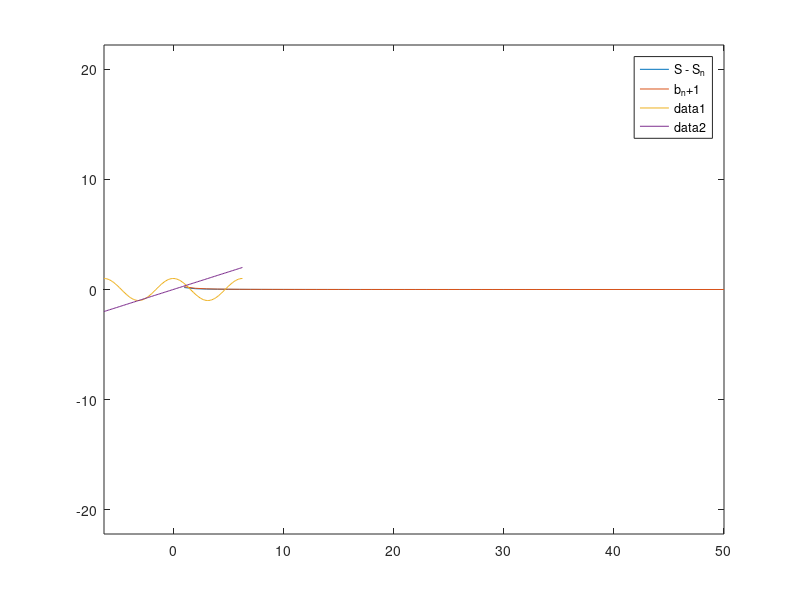

MATLAB code for this plot: (Note: this script raises an error after producing the figure.)
%1 +
%2 +
%3 +
%4 +
%5 ?
%6 ?
%7 
%8 +
%9 +
%10
%%
%Task #3_1
%Оценка следует из следствия из теоремы Лейбница: abs(S - S_n) < b_n+1
f = @(n) ((-1).^n)./(n.^2);
S = -(pi.^2)./12;
n = 50;
S_n_m = zeros(1,n);
S_n = 0;
S_d = zeros(1,n);
for i = 1:n
    S_n = S_n + f(i);
    S_n_m(i) = S_n;
    S_d(i) = f(i+1);
end    
%plot(1:n,S - S_n_m,1:n,S_d);
plot(1:n,abs(S - S_n_m),1:n,abs(S_d));
legend('S - S_n','b_n+1');

%%
%Task #3_2
x = linspace(-2*pi,2*pi,100);
f = @(x) cos(x) - x./pi;
hold on
plot(x,cos(x),x,x./pi);
axis equal;
[x,y] = ginput();
for i = 1:numel(x)
   x_s = fzero(f,x(i));
   plot(x_s,cos(x_s),'r.','MarkerSize',20);
   disp('Корень:');
   disp(x_s);
   disp('Невязка:');
   disp(abs(cos(x_s) - cos(x(i))));
end    
hold off
%%
%Task #3_3
eps = 0.00001;
f = @(x) (abs(x) > eps).*x.*sin(1./x);
a = 3;
n = 100;
x = linspace(-a,a,n);
x_s_m = zeros(1,n);
for i = 1:n
    if abs(x(i)) > 1
    x_s_m(i) = (x(i)/abs(x(i))).*0.3183;    
        
    else    
    x_s_m(i) = fzero(f,x(i));

    end    
end    
    plot(x,x_s_m);
%%
%Task 3_4'
t0 = 0;
t1 = 1;
b = -1/2;
c = 1/3;
speed_x = 10;
speed_y = 10;

alpha = 1;
f = @(x) (1 - (x).^2 ).^(1/2);
x = linspace(-1,1,100);
hold on 
plot(x,f(x),'r',x,-f(x),'r');
axis equal;
hold off
flag = 1;
nFrames = 200;
mov(1:nFrames) = struct('cdata',[],'colormap',[]);
v_s_b = [speed_x - b, speed_y - c];

while flag 
    options = odeset('Events', @myEventsFcn);
    [t, y, te, ye, ie]  = ode45(@(t,y) odefcn(t,y),[t0 t1],[b c speed_x speed_y],options);
    n = numel(y(:,1));
    y_x = y(:,1);
    y_y = y(:,2);
    
    for i = 1:n
        %hold on
        plot(x,f(x),'r',x,-f(x),'r',y_x(i),y_y(i),'r.','MarkerSize',20);
        axis equal;
        %hold off
        % plot(y_x(i),y_y(i),'r.','MarkerSize',20);
        %hold off
        mov(i) = getframe();
    end
    
   
   if ((size(te))~=0)
        t0 = te;
   else
        t0 = t1;
        flag = 0;
   end
   if (size(ye)~=0)
       y = @(x) (ye(2)/ye(1))*x;
       eps_x = 0.0001;
       x_eps = ye(1) - (ye(1)/abs(ye(1)))*eps_x;
       y_eps = y(x_eps);
       b = x_eps;
       c = y_eps;
       e_1 = [ye(1), ye(2)];
       e_2 = [-ye(2), ye(1)];
       
       v_s = e_2*dot(e_2,v_s_b) - e_1*dot(e_1,v_s_b)./alpha;
       speed_x = v_s(1);
       speed_y = v_s(2);
       %v_s_b = [speed_x, speed_y];
       v_s_b = v_s;
   end    
       
end
   
    
    
   

%%
%Task #3_4
%по-другому направить скорость.
t0 = 0;
t1 = 2;
b = -1/3;
c = 1/3;
speed_x = 100;
speed_y = 1;
spdy = speed_y;
alpha = 5;
f = @(x) (1 - (x).^2 ).^(1/2);
x = linspace(-1,1,100);
hold on 
plot(x,f(x),'r',x,-f(x),'r');
axis equal;
hold off
flag = 1;
spd = (speed_x.^2 + speed_y.^2).^(1/2);
nFrames = 200;
mov(1:nFrames) = struct('cdata',[],'colormap',[]);
l = 0;
while flag 
    options = odeset('Events', @myEventsFcn);
    [t, y, te, ye, ie]  = ode45(@(t,y) odefcn(t,y),[t0 t1],[b c speed_x speed_y],options);
    n = numel(y(:,1));
    y_x = y(:,1);
    y_y = y(:,2);
    
    for i = 1:n
        %hold on
        plot(x,f(x),'r',x,-f(x),'r',y_x(i),y_y(i),'r.','MarkerSize',20);
        axis equal;
        %hold off
        % plot(y_x(i),y_y(i),'r.','MarkerSize',20);
        %hold off
        mov(i) = getframe();
    end
    
   %disp(ye);
   %disp(t0); 
   if ((size(te))~=0)
        t0 = te;
   else
        t0 = t1;
        flag = 0;
   end
   if (size(ye)~=0)
        
        if (l == 0)
            v_1 = ye(1) - b;
            v_2 = ye(2) - c;
        else
            v_1 = ye(1) - b1;
            v_2 = ye(2) - c1;
        end    
        l = 1;
        v_1_n = ye(2)/ye(1);
        v_2_n = 1;
        angle =  calAngleBetweenVectors([v_1,v_2],[v_1_n,v_2_n]);
        b1 = ye(1);
        c1 = ye(2);
        if ((angle > 0.01) && (angle < 3.13) && (angle < 1.55) && (angle > 1.57))
            disp(angle);
            disp('k');
            y = @(x) (ye(2)/ye(1))*x;
            eps_x = 0.0001;
            x_eps = ye(1) - (ye(1)/abs(ye(1)))*eps_x;
            y_eps = y(x_eps);
            b = x_eps;
            c = y_eps;
            %b = ye(1) - (ye(1))*0.0001./abs(ye(1));
            %c = ye(2) - (ye(2))*0.0001./abs(ye(2));
            spd = spd/alpha;
            speed_x = -(cos(angle)/abs(cos(angle)))*spd*ye(1);
            %speed_x = -(cos(angle)/abs(cos(angle)))*speed_x/alpha;
            speed_y = -(sin(angle)/abs(sin(angle)))*speed_y;
            %speed_y = -(sin(angle)/abs(sin(angle)))*spd*ye(2);
        else
            y = @(x) (ye(2)/ye(1))*x;
            spd = spd/alpha;
            eps_x = 0.001;
            x_eps = ye(1) - (ye(1)/abs(ye(1)))*eps_x;
            y_eps = y(x_eps);
            b = x_eps;
            c = y_eps;
            %b = ye(1) - (ye(1))*0.0001./abs(ye(1));
            %c = ye(2) - (ye(2))*0.0001./abs(ye(2));
            speed_x = -spd*ye(1);
            speed_y = -spd*ye(2);
            
        end    
       
   end   
       
    
    
    % speed_x =  -spd*(ye(1) - 0.001);
   % speed_y =  spd*(ye(2) - 0.001);
    
   if abs(spd) < 0.01
        disp('flag_exit');
        flag = 0; 
    end    
end

%%
%Task #3_5
alpha = 1;%1 1 0  1 кф рождаемости жертв
gamma = 1;%0 1 1  1 кф убыли хищников
beta = 1;%1 3 3  1 кф убийств жертв
delta = 0;%1 5 1  0 кф воспроизводства хищников
tspan = [0 2];
y0 = [1,2]; %[1 2]
[t,y] = ode45(@(t,y) odefcn_5(t,y,alpha,beta,gamma,delta),tspan,y0);
y_t = @(t) exp(exp(t) - t - 1)*2;
x_t = @(t) exp(t);

hold on

plot(t,y(:,1),t,y(:,2));
plot3(t,y(:,1),y(:,2));
%disp(y(:,1) - x_t(t));
%plot(t,y_t(t),t,x_t(t));
legend('жертва','хищник','integral curve','хищник аналит.','жертва аналит.');
hold off
view(3);

%%
%Task #3_6
a11 = 2;  %2 k -1 c -2 f -2 s 1 dk
a12 = 1;   %1    2    5    1   0  
a21 = 1;  %1   -1   -1    1   0 
a22 = 1;   %1    1    1    1   1
n = 60;
t = linspace(0, 2*pi,n);

r = 1/2;
%1)[0 10] n = 60 r = 1/2 2)[0 10] как в 3 3)[0 10] n = 25 r = 1/2 4)[0 10]
%n = 50 r = 1/2 5) [0 10] n = 40 r = 1/2
hold on           
for i = 1:n
   
    
       
           y0 = r.*[cos(t(i)),sin(t(i))];
           tspan = [0 10];
    
           [t,y] = ode45(@(t,y) odefcn_6(t,y,a11,a12,a21,a22),tspan,y0);
           n_q = numel(y(:,1));
  
           
    
           step = 2;
           n_q = fix(n_q/step)*step;
    
            for l = 1:step:n_q - step
                 leng = ((y(l - 1 + step,1) - y(l,1)).^2 + (y(l - 1 + step,2) - y(l,2)).^2).^(1/2);
                 q = quiver(y(l,1),y(l,2),(y(l - 1 + step,1) - y(l,1))/leng,(y(l - 1 + step,2) - y(l,2))/leng,'Color','blue'); 
                 %q.LineWidth = 1;
            end    
   
            plot(y(:,1),y(:,2),'r');
      
     
  
    
   
end
axis([-2 2 -2 2]);
hold off
%%

%Task #3_7_1'
clc
clear
hold on
n = 10;
xx = linspace(-5,5);
yy = linspace(-5,5);
[x_1, y_1] = meshgrid(xx,yy);
u = y_1 - x_1 +x_1.*y_1;
v = x_1 - y_1 - x_1.^2 - y_1.^3;
q = quiver(x_1,y_1,u,v);
x_p = linspace(0,2*pi,n);
axis equal;
for i = 1:n
y0 = [5*cos(x_p(i)),5*sin(x_p(i))];
tspan = [-10 10];
[t, y] = ode45(@(t,y) odefcn_7_11(t,y),tspan,y0);
plot(y(:,1),y(:,2));



end

hold off

%%
%Task #3_7_1'

n = 10;
xx = linspace(-3,3);
yy = linspace(-3,3);
[x_1, y_1] = meshgrid(xx,yy);
u = y_1 - x_1 +x_1.*y_1;
v = x_1 - y_1 - x_1.^2 - y_1.^3;
hold on
%q = quiver(x_1,y_1,u,v);
hold off
x_p = linspace(0,2*pi - 0.001,n);
axis equal;
r = 1;
for i = 1:n
   y0 = r.*[cos(x_p(i)),sin(x_p(i))];
   r = r + 1;
   tspan = [0 1];
   [t, y] = ode45(@(t,y) odefcn_7_1(t,y),tspan,y0);
   hold on 
   plot(y(:,1),y(:,2));
   hold off 
    
    
end


%%
%Task #3_7_1
% 1 - 924 x^2 + y^2 уст
% 2 - x*y не уст в 1й четверти
f_l = @(x,y) x.^2 + y.^2;
[xx, yy] = meshgrid(-0.5:0.1:3.5,0.1:0.1:5);
f_l_v = f_l(xx,yy);
hold on
contour(xx,yy,f_l_v);
for j = -0.5:0.2:0.5
    for k = 0.1:0.2:5
        y0 = [j,k];
        tspan = [0 1];
        [t, y] = ode45(@(t,y) odefcn_7_1(t,y),tspan,y0);
        n_q = numel(y(:,1));
        step = 8;
        plot(y(:,1),y(:,2),'red');
        n_q = fix(n_q/step)*step;  
        c_i = 0.01;
        for l = 1:step:n_q - step
            leng = ((y(l - 1 + step,1) - y(l,1)).^2 + (y(l - 1 + step,2) - y(l,2)).^2).^(1/2);
            if y(l,2) > 3 
                r = 0;
                b = 1;
                g = 0;
            else 
                if y(l,2) > 2
                r = 1;
                b = 1;
                g = 0;
                else
                    r = 0;
                    b = 1;
                    g = 0;
                end
            end    
            q = quiver(y(l,1),y(l - 1 + step,2),(y(l - 1 + step,1) - y(l,1))/leng,(y(l - 1 + step,2) - y(l,2))/leng,'Color',[r g b]); 
            %c_i = c_i + 0.2;
            %q.LineWidth = 1;
        end    
    end
end    
hold off
%%
%Task #3_7_2
f_l = @(x,y) x.*y;
[xx, yy] = meshgrid(-1:0.1:3.5,-0.5:0.1:5);
f_l_v = f_l(xx,yy);
hold on
contour(xx,yy,f_l_v);
n = 50;
x_m = linspace(0,2*pi,n);
for i = 1:n
        
        y0 = [sin(x_m(i)),cos(x_m(i))];
        tspan = [0.25, 0.81];
        [t, y] = ode45(@(t,y) odefcn_7_2(t,y),tspan,y0);
        n_q = numel(y(:,1));
        step = 10;
        plot(y(:,1),y(:,2),'r');
        n_q = fix(n_q/step)*step;    
        for l = 1:step:n_q - step
            leng = ((y(l - 1 + step,1) - y(l,1)).^2 + (y(l - 1 + step,2) - y(l,2)).^2).^(1/2);
            q = quiver(y(l,1),y(l - 1 + step,2),(y(l - 1 + step,1) - y(l,1))/leng,(y(l - 1 + step,2) - y(l,2))/leng,'Color','blue'); 
            %q.LineWidth = 1;
        end    
   
end    
hold off
%%
y0 = [0 1];
tspan = [0, 1/2];
[t, y] = ode45(@(t,y) odefcn_7_2(t,y),tspan,y0);
plot(t,y(:,1));
%%
%Task #3_8
xmesh = linspace(0,pi/2,5);
solinit = bvpinit(xmesh,@guess_8);

sol = bvp4c(@odefcn_8,@bcfcn_8,solinit);
hold on
plot (sol.x,sol.y(1,:), '-o');
x = linspace(0,pi/2,7);
y = 1 - cos(sol.x) - sin(sol.x);
d_2 = (trapz(sol.x,(sol.y(1,:) - y).^2)).^(1/2);
d_c = max(abs(y - sol.y(1,:)));
disp('||.||L_2:');
disp(d_2);
disp('||.||C:');
disp(d_c);
plot(sol.x,y);
hold off
disp(solinit);

%%
%Task #3_9
%f = @(x) sin(x);
%f_grad_x = cos(x);
f = @(x,y) x.^2 + y.^2 - 1;
f_grad_x = @(x,y) 2.*x;
f_grad_y = @(x,y) 2.*y;

[x_gr, y_gr] = meshgrid(-1:0.1:1,-1:0.1:1);
f_p = f(x_gr,y_gr);
eps = 0.1;
lambda = 0.1;
flag = 1;
l= 1;
n = 200;
x_m = linspace(-1,1,n);
y_m = linspace(-1,1,n);
f_m = f(x_m,y_m);
hold on
%plot3(x_m,y_m,f_m);

hold off

x_b = [1,1];
%x_b = 0;
%f_b_x = f_grad_x()
%f_b = 
f_b_x = f_grad_x(x_b(1),x_b(2));
f_b_y = f_grad_y(x_b(1),x_b(2));
f_b = [f_b_x,f_b_y];
while flag
    
    [x1, x2] = grd_fcn(x_b,f_b,lambda);
    l = l + 1;
    %disp(x1);
    %disp(x2);
    x_b = x2;
    f_b_x = f_grad_x(x_b(1),x_b(2));
    f_b_y = f_grad_y(x_b(1),x_b(2));
    f_b = [f_b_x,f_b_y];
    hold on
    contour(x_gr,y_gr,f_p,[f(x_b(1),x_b(2)),f(x_b(1),x_b(2))],'ShowText','on');
    plot3(x_b(1),x_b(2),f(x_b(1),x_b(2)),'r.','MarkerSize',20);
    
    hold off
    if l > 1000 
       flag = 0;
       disp('number of iteration - 100');
    end
    
    if norm(x2 - x1) <= eps
        
        flag = 0;
    end    
end

%%
%Task #3_9 одномерный случай 
f = @(x) x.^2;
f_grad_x = @(x) 2.*x;
l = 0;
x = linspace(-3,3,100);
hold on
plot(x,f(x));
hold off
x_b = 4;
f_b_x = f_grad_x(x_b);
lambda = 0.2;
eps = 0.0001;
flag = 1;
while flag
    
    [x1, x2] = grd_fcn(x_b,f_b_x,lambda);
    l = l + 1;
    
    x_b = x2;
    f_b_x = f_grad_x(x_b);
    
    
    hold on
    
    plot(x_b,f(x_b(1)),'r.','MarkerSize',20);
    hold off
    if l > 1000 
       flag = 0;
       disp('number of iteration - 100');
    end
    
    if ((x2 - x1).^2) <= eps
        
        flag = 0;
    end    
end
x = fminbnd(f,-2,2);
disp(x_b);
disp(x);
hold on
plot(x,f(x),'g.','MarkerSize',20);
%%
[t,y] = ode45(@(t,y) odefcn(t,y),[-1 1], [-2 2 5 3]);
hold on
plot(t,y(:,1),t,y(:,2), t,y(:,3),t,y(:,4));
plot(y(:,1),y(:,2));
hold off
axis equal;
%%

function dydt = odefcn(t,y)
dydt = zeros(4,1);
dydt(1) = y(3);
dydt(2) = y(4);
dydt(3) = 0;
dydt(4) = 0;
end

function dydt = odefcn_7_11(t,xy)
dydt = [(xy(2)-xy(1)+xy(1)*xy(2)); (xy(1)-xy(2)-xy(1)^2-xy(2)^3)];
end

function dydt = odefcn_5(t,y,alpha,beta,gamma,delta)
    dydt = zeros(2,1);
    dydt(1) = alpha*y(1) - gamma*y(1)*y(2);
    dydt(2) = -beta*y(2) + delta*y(1)*y(2);
end
function dydt = odefcn_6(t,y,a11,a12,a21,a22)
    dydt = zeros(2,1);
    dydt(1) = a11*y(1) + a12*y(2);
    dydt(2) = a21*y(1) + a22*y(2);

end
function theta = calAngleBetweenVectors(u, v)
dotUV = dot(u,v);
normU = norm(u);
normV = norm(v);

theta = acos(dotUV/(normU*normV));
end

function dydx = odefcn_8(x,y)
dydx = zeros(2,1);
dydx = [y(2) 1-y(1)]
end

function res = bcfcn_8(ya, yb)
    res = [ya(1) yb(1)];
end

function g = guess_8(x)
    g = [sin(x) cos(x)];
end


function dydt = odefcn_7_1(t,y)
    dydt = zeros(2,1);
    dydt(1) = y(2) - y(1) + y(1)*y(2);
    dydt(2) = y(1) - y(2) - y(1).^2 - y(2).^3;
end

function dydt = odefcn_7_2(t,y)
    dydt = zeros(2,1);
    dydt(1) = y(1).^2 + 2*y(2).^3;
    dydt(2) = y(1)*y(2).^2;
end

function [x1, x2] = grd_fcn(x,f_grad,lambda)
    x1 = x;
    x2 = x - lambda.*f_grad;    
end


